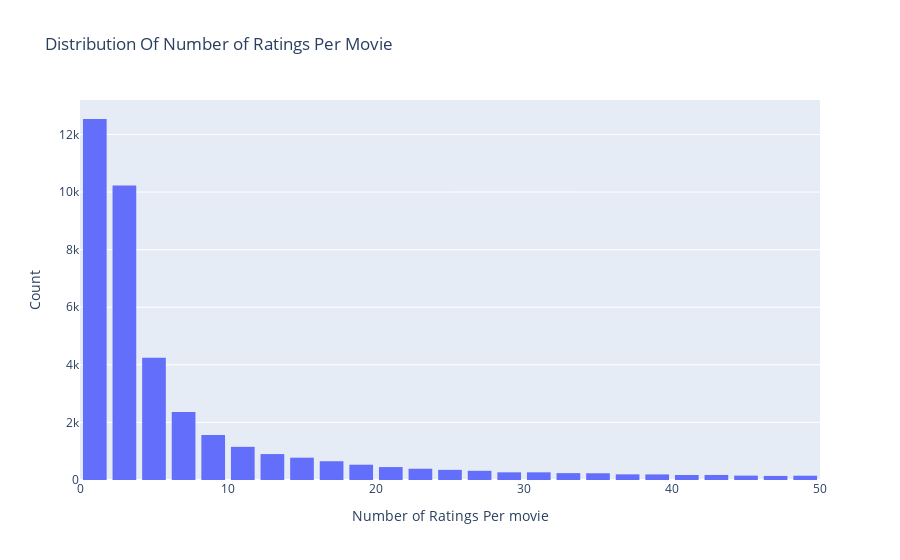

Notebook cell for this chart:
### Code cell
# Number of ratings per movie
data = train_data.groupby('movieId')['rating'].count().clip(upper=50)

# Create trace
trace = go.Histogram(x = data.values,
                     name = 'Ratings',
                     xbins = dict(start = 0,
                                  end = 50,
                                  size = 2))
# Create layout
layout = go.Layout(title = 'Distribution Of Number of Ratings Per Movie',
                   xaxis = dict(title = 'Number of Ratings Per movie'),
                   yaxis = dict(title = 'Count'),
                   bargap = 0.2)

# Create plot
fig = go.Figure(data=[trace], layout=layout)
iplot(fig)

### Figure 1 — Plotly figure (JSON) as saved in the notebook; plotly's stock layout.template omitted (floating-point values rounded to 4 significant figures; data arrays with more than 128 entries replaced by an {"elided": "..."} marker saying what was removed)
{"data": [{"name": "Ratings", "type": "histogram", "x": {"elided": "48213 int values"}, "xbins": {"end": 50, "size": 2, "start": 0}}], "layout": {"bargap": 0.2, "title": {"text": "Distribution Of Number of Ratings Per Movie"}, "xaxis": {"title": {"text": "Number of Ratings Per movie"}}, "yaxis": {"title": {"text": "Count"}}}}
